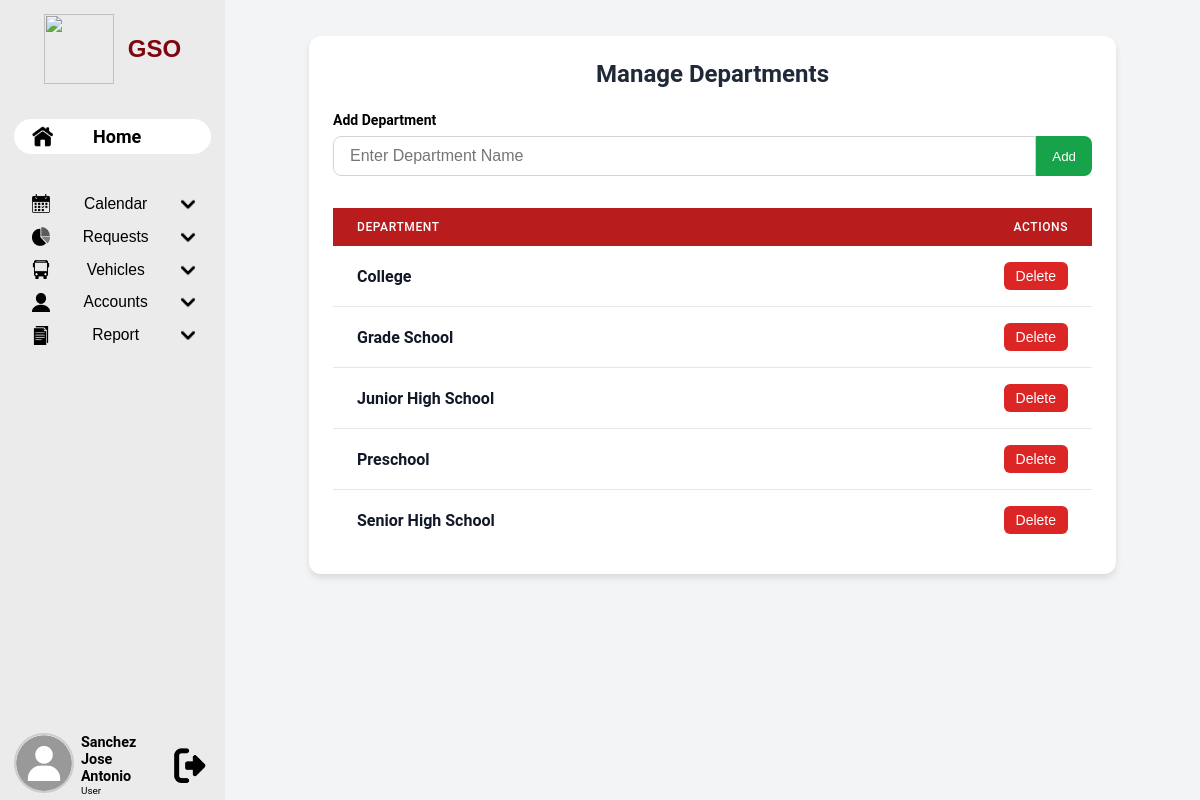
Screenshot of /GSO.php?mdep=a (signed in) with the database file from the repository.
### tables this page shows
CREATE TABLE `departmentstb` (
  `id` int(11) NOT NULL AUTO_INCREMENT,
  `department` varchar(20) NOT NULL,
  PRIMARY KEY (`id`),
  UNIQUE KEY `department` (`department`)
);

### managedept.php (the view, shortened to what this page needs)
<!DOCTYPE html>
<html lang="en">
<head>
</head>
<body>
    <div class="container">
        <h2>Manage Departments</h2>
        <?php
            $servername = "localhost";
            $username = "root";
            $password = "";
            $dbname = "vehiclemonitoringdbms";
            $conn = new mysqli($servername, $username, $password, $dbname);
            $result = $conn->query("SELECT * FROM departmentstb");
        ?>
        <form method="POST" class="form-group">
            <label for="dept_name"><strong>Add Department</strong></label>
            <div class="input-group">
                <input type="text" name="department" id="dept_name" required placeholder="Enter Department Name">
                <button type="submit" name="add" class="add-btn">Add</button>
            </div>
        </form>
        <div style="overflow-x: auto;">
            <table>
                <thead>
                    <tr>
                        <th>Department</th>
                        <th style="text-align: right;">Actions</th>
                    </tr>
                </thead>
                <tbody>
                    <?php while ($row = $result->fetch_assoc()): ?>
                    <tr>
                        <td><?php echo htmlspecialchars($row["department"]); ?></td>
                        <td style="text-align: right;">
                            <form method="POST" style="display: inline;">
                                <button type="submit" name="delete" class="delete-btn">Delete</button>
                            </form>
                        </td>
                    </tr>
                    <?php endwhile; ?>
                </tbody>
            </table>
        </div>
    </div>
</body>
</html>

### styles.css (style rules this page uses)
:root { --light-gray: #ebebeb; --dark-gray: #bcbcbc; --sidebar-width: 23.33vw; --maroon: #80050d; --yellow: #efb954; }
* { margin: 0; padding: 0; box-sizing: border-box; text-decoration: none; color: black; }
body { padding: 0; font-family: 'Roboto', sans-serif; background-color: white; display: flex; flex-direction: row; }

### managedept.php (style rules this page uses)
* { box-sizing: border-box; margin: 0; padding: 0; }
body { background-color: #f3f4f6; }
.container { max-width: 900px; margin: 0 auto; background-color: white; border-radius: 12px; box-shadow: 0 4px 6px rgba(0, 0, 0, 0.1); overflow: hidden; padding: 24px; }
h2 { font-size: 1.5rem; font-weight: 700; color: #1f2937; margin-bottom: 24px; text-align: center; }
.form-group { margin-bottom: 32px; }
label { display: block; font-size: 0.875rem; font-weight: 500; color: #374151; margin-bottom: 8px; }
.input-group { display: flex; width: 100%; }
input[type="text"] { flex-grow: 1; padding: 10px 16px; border: 1px solid #d1d5db; border-radius: 8px 0 0 8px; font-size: 1rem; outline: none; transition: border-color 0.2s, box-shadow 0.2s; }
button[type="submit"].add-btn { padding: 10px 16px; background-color: #16a34a; color: white; font-weight: 500; border: none; border-radius: 0 8px 8px 0; cursor: pointer; transition: background-color 0.2s; }
table { width: 100%; border-collapse: collapse; }
thead { background-color: #b91c1c; }
th { padding: 12px 24px; text-align: left; font-size: 0.75rem; font-weight: 500; color: white; text-transform: uppercase; letter-spacing: 0.05em; }
td { padding: 16px 24px; font-weight: 600; color: #111827; }
tr { border-bottom: 1px solid #e5e7eb; }
tr:last-child { border-bottom: none; }
.delete-btn { padding: 6px 12px; background-color: #dc2626; color: white; font-size: 0.875rem; font-weight: 500; border: none; border-radius: 6px; cursor: pointer; transition: background-color 0.2s; }

### rows the page displays
departmentstb: department "College"
departmentstb: department "Grade School"
departmentstb: department "Junior High School"
departmentstb: department "Preschool"
departmentstb: department "Senior High School"

### other values shown
$_SESSION['lname'] "Sanchez"
$_SESSION['fname'] "Jose Antonio"
$_SESSION['role'] "User"
